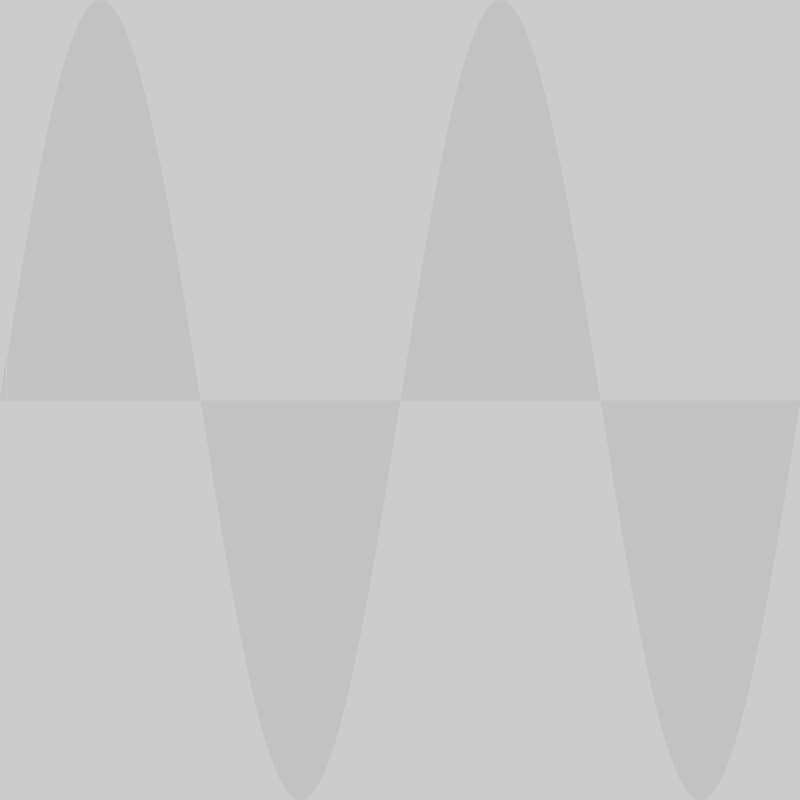
Frame 1 (no input)
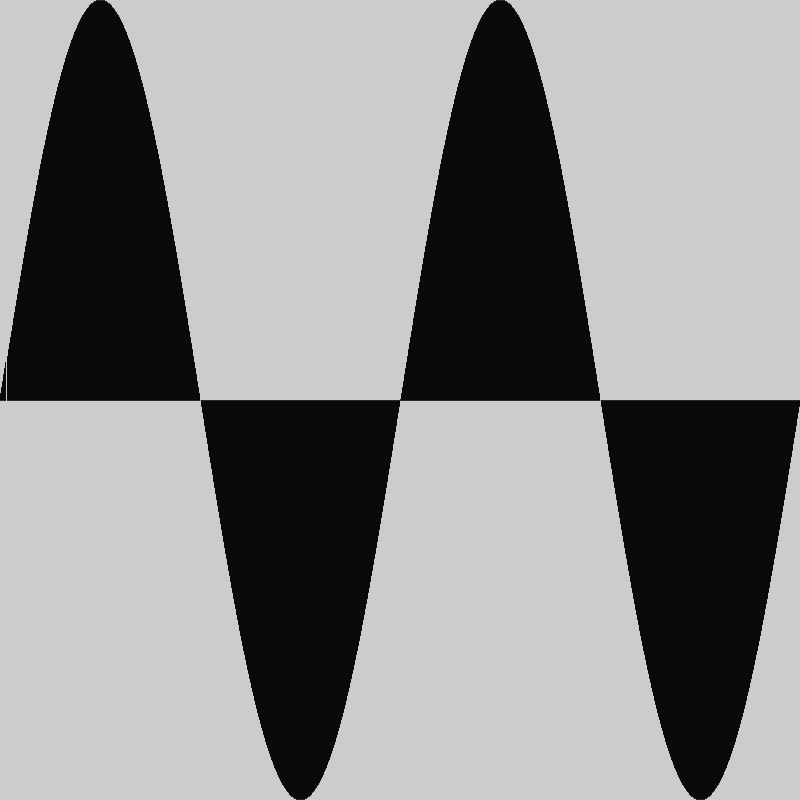
Frame 60 (the mouse pressed at the canvas centre just before this capture)
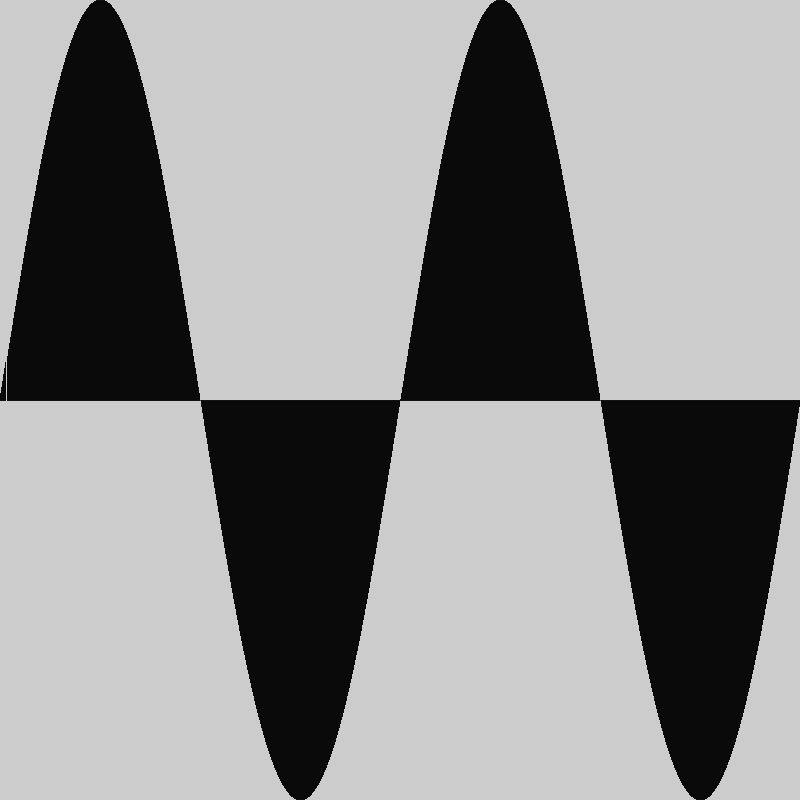
Frame 120 (the mouse held since frame 60 and released just before this capture)

The Processing sketch that drew these frames (run headless with seeded random() and noise(); from frame 60 on, the mouse is pressed at the canvas centre):

// Processing sketch: s01c_transformations
// ── s01c_transformations.pde
void setup() {
  size(800,800);
}

float x = 0, y = 0, dx = 2.1, dy = 3.2;
void draw() {
  translate(width/2, height/2);
  scale(width/2/(2*PI), -height/(1 - -1));
  strokeWeight(0);
  float dx = 4*PI / width;
  for (float x = -2*PI; x < 2*PI; x += dx) {
    float y = sin(x);
    line(x,0, x,y);
  }
}
